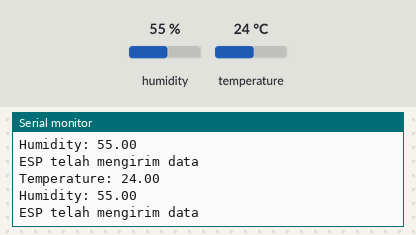
Bench run of a sketch on a simulated ESP32. On the bench: the last lines printed to the serial monitor. The inputs (shaded band) are chosen by the test bench; at power-on: humidity 55 %, temperature 24 °C. WiFi joins after 1.5 s; servers stay silent unless stated; uploads are accepted with an empty reply.

Above: at 2.8 s.
2.9 s: humidity set to 22 %
At 3.19 s:
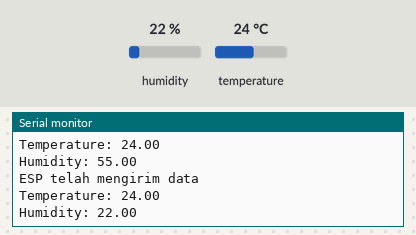
4.4 s: temperature set to 12 °C
At 5.1 s:
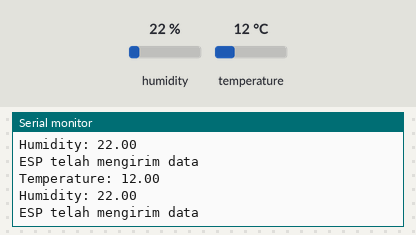
5.9 s: humidity set to 40 %
At 7.2 s:
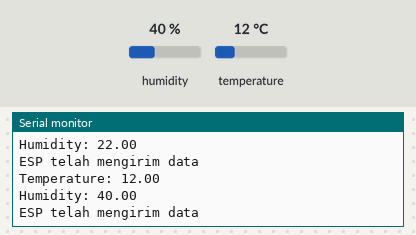
Timing chart, 0 to 8.9 s (numbered marks = the images above; inputs shaded):
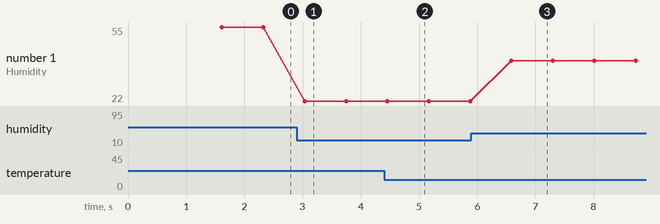

Measured:
- after the input at 2.9 s, the serial monitor: prints a new line after 0.14 s (image 1)
- after the input at 4.4 s, the serial monitor: prints a new line after 0.06 s (image 2)
- after the input at 5.9 s, the serial monitor: prints a new line after 0.69 s (image 3)
- plotted number 1: 55 → 22 after the input at 2.9 s, 22 → 40 after the input at 5.9 s

The sketch:

ESP32_thinSpeak.ino
```cpp
#include <WiFi.h>
#include "DHTesp.h"
#include <HTTPClient.h>

HTTPClient httpKita;

const int DHT_PIN = 14; // Your pin in board ESP 32
DHTesp dhtSensor;

float hum, temp ;

#define ssid "Your ssid/wifi name"
#define password "pass wifi"

String serverName = "Your API(GET) in thinSpeak";


void connectToWifi(){
    WiFi.begin(ssid, password); // connect to wifi ssid
    while (WiFi.status() != WL_CONNECTED) {
        Serial.println("waiting process");
        delay(200);
    }
    Serial.println("ESP telah terkoneksi");
}

void setup() {
    Serial.begin(115200);
    Serial.println("Hello, ESP 32");
    WiFi.mode(WIFI_STA);
    connectToWifi();

    // Inisialisasi sensor DHT
    dhtSensor.setup(DHT_PIN, DHTesp::DHT11);
}

void loop() {
  TempAndHumidity data = dhtSensor.getTempAndHumidity();
  hum = data.humidity;
  temp = data.temperature;

  Serial.print("Temperature: ");
  Serial.println(temp);
  Serial.print("Humidity: ");
  Serial.println(hum);

  // req to server
  String url = serverName + "&field1=" + String(temp) + "&field2=" + String(hum);
  httpKita.begin(url.c_str());
  int httpResponseCode = httpKita.GET();
  if (httpResponseCode > 0){
    Serial.println("ESP telah mengirim data");
  }
  else {
    Serial.println("Server error");
  }

  httpKita.end();

  delay(500);
}
```
